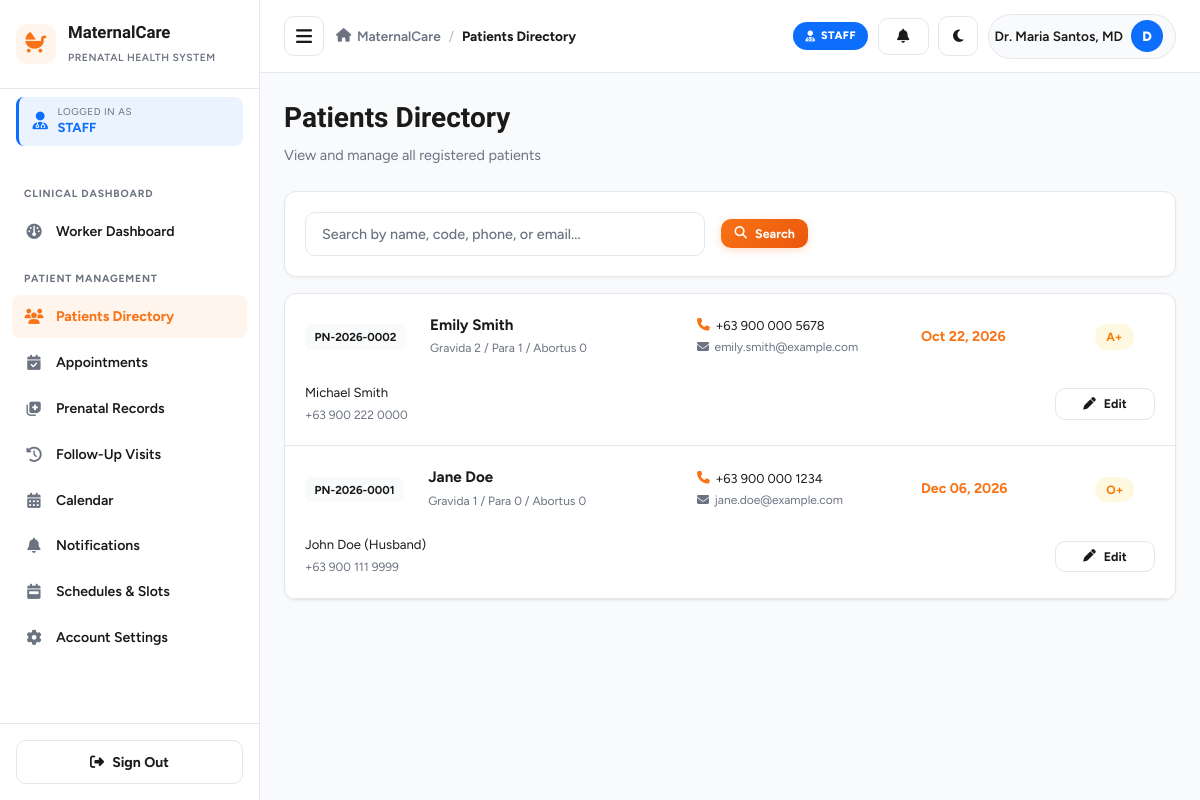
The page /worker/patients.php (signed in) on the database its author committed.
### tables this page shows
CREATE TABLE IF NOT EXISTS `patients` (
    `id` INT AUTO_INCREMENT PRIMARY KEY,
    `user_id` INT NOT NULL,
    `patient_code` VARCHAR(20) NOT NULL UNIQUE,
    `dob` DATE DEFAULT NULL,
    `address` TEXT DEFAULT NULL,
    `blood_type` VARCHAR(5) DEFAULT 'A+',
    `emergency_contact_name` VARCHAR(100) DEFAULT NULL,
    `emergency_contact_phone` VARCHAR(20) DEFAULT NULL,
    `lmp` DATE DEFAULT NULL,
    `edd` DATE DEFAULT NULL,
    `gravida` INT DEFAULT 1,
    `para` INT DEFAULT 0,
    `abortus` INT DEFAULT 0,
    `medical_history` TEXT DEFAULT NULL,
    `created_at` TIMESTAMP DEFAULT CURRENT_TIMESTAMP,
    FOREIGN KEY (`user_id`) REFERENCES `users`(`id`) ON DELETE CASCADE
);

CREATE TABLE IF NOT EXISTS `users` (
    `id` INT AUTO_INCREMENT PRIMARY KEY,
    `username` VARCHAR(50) NOT NULL UNIQUE,
    `email` VARCHAR(100) NOT NULL UNIQUE,
    `password` VARCHAR(255) NOT NULL,
    `role` ENUM('patient', 'healthcare_worker', 'admin') NOT NULL DEFAULT 'patient',
    `full_name` VARCHAR(100) NOT NULL,
    `phone` VARCHAR(20) DEFAULT NULL,
    `status` ENUM('active', 'inactive', 'archived') NOT NULL DEFAULT 'active',
    `address` TEXT DEFAULT NULL,
    `avatar` VARCHAR(255) DEFAULT NULL,
    `room` VARCHAR(100) DEFAULT NULL,
    `deleted_at` TIMESTAMP NULL DEFAULT NULL,
    `created_at` TIMESTAMP DEFAULT CURRENT_TIMESTAMP,
    `updated_at` TIMESTAMP DEFAULT CURRENT_TIMESTAMP ON UPDATE CURRENT_TIMESTAMP
);

### config/config.php (called while the page is built, shortened)
<?php
function sanitize($data) {
    return htmlspecialchars(trim((string)$data), ENT_QUOTES, 'UTF-8');
}
function formatDate($dateStr, $format = 'M d, Y') {
    return date($format, strtotime($dateStr));
}

### worker/patients.php (the view, shortened to what this page needs)
<?php
require_once __DIR__ . '/../config/config.php';
$searchQuery = trim($_GET['search'] ?? '');
try {
    $db = getDB();
    $sql = "SELECT p.*, u.full_name as patient_name, u.phone, u.email
            FROM patients p
            JOIN users u ON p.user_id = u.id
            WHERE 1=1";
    $params = [];
    $sql .= " ORDER BY u.full_name ASC";
    $stmt = $db->prepare($sql);
    $stmt->execute($params);
    $patients = $stmt->fetchAll();
} catch (Exception $e) {
    die("Error loading patients: " . $e->getMessage());
}
include __DIR__ . '/../includes/header.php';
?>
<div class="page-header">
    <div class="page-title">
        <h1>Patients Directory</h1>
        <p>View and manage all registered patients</p>
    </div>
</div>
<div class="dashboard-card" style="padding: 1.25rem;">
    <form method="GET" action="" style="display:flex; gap:1rem; flex-wrap:wrap; align-items:center;">
        <input type="text" name="search" class="form-control" style="max-width:400px;"
               placeholder="Search by name, code, phone, or email..."
               value="<?php echo sanitize($searchQuery); ?>">
        <button type="submit" class="btn btn-primary btn-sm">
            <i class="fa-solid fa-search"></i> Search
        </button>
    </form>
</div>
<div class="dashboard-card" style="padding: 0; overflow: hidden; margin-top: 1rem;">
    <?php if (count($patients) > 0): ?>
        <?php foreach ($patients as $p): ?>
            <div style="padding: 1.25rem; border-bottom: 1px solid var(--border-color); display: flex; align-items: center; gap: 1.5rem; flex-wrap: wrap;">
                <div style="min-width: 90px;">
                    <span style="background: var(--bg-body); padding: 0.35rem 0.6rem; border-radius: 6px; font-size: 0.72rem; font-weight: 700;">
                        <?php echo sanitize($p['patient_code']); ?>
                    </span>
                </div>
                <div style="min-width: 200px; flex: 1;">
                    <strong style="font-size: 0.95rem; display: block;">
                        <?php echo sanitize($p['patient_name']); ?>
                    </strong>
                    <small class="text-muted" style="font-size: 0.75rem;">
                        Gravida <?php echo (int)($p['gravida'] ?? 1); ?> /
                        Para <?php echo (int)($p['para'] ?? 0); ?> /
                        Abortus <?php echo (int)($p['abortus'] ?? 0); ?>
                    </small>
                </div>
                <div style="min-width: 200px;">
                    <small style="display: flex; align-items: center; gap: 0.35rem; font-size: 0.8rem;">
                        <i class="fa-solid fa-phone text-primary"></i>
                        <?php echo sanitize($p['phone'] ?? 'N/A'); ?>
                    </small>
                    <small class="text-muted" style="display: flex; align-items: center; gap: 0.35rem; font-size: 0.75rem; margin-top: 0.2rem;">
                        <i class="fa-solid fa-envelope"></i>
                        <?php echo sanitize($p['email'] ?? 'N/A'); ?>
                    </small>
                </div>
                <div style="min-width: 150px;">
                    <strong style="color: var(--primary); font-size: 0.88rem; display: block;">
                        <?php echo !empty($p['edd']) ? formatDate($p['edd']) : 'N/A'; ?>
                    </strong>
                </div>
                <div style="min-width: 60px;">
                    <span style="background: #fff8e1; color: #f57c00; padding: 0.35rem 0.7rem; border-radius: 12px; font-size: 0.75rem; font-weight: 700;">
                        <?php echo sanitize($p['blood_type'] ?? 'N/A'); ?>
                    </span>
                </div>
                <div style="min-width: 180px;">
                    <small style="display: block; font-size: 0.82rem;">
                        <?php echo sanitize($p['emergency_contact_name'] ?? 'N/A'); ?>
                    </small>
                    <small class="text-muted" style="font-size: 0.75rem;">
                        <?php echo sanitize($p['emergency_contact_phone'] ?? ''); ?>
                    </small>
                </div>
                <div style="margin-left: auto;">
                    <button type="button" class="btn btn-outline btn-sm js-edit-patient" style="min-width: 100px;"
                        data-patient='<?php echo htmlspecialchars(json_encode($p, JSON_HEX_APOS | JSON_HEX_QUOT), ENT_QUOTES, "UTF-8"); ?>'>
                        <i class="fa-solid fa-pen"></i> Edit
                    </button>
                </div>
            </div>
        <?php endforeach; ?>
    <?php endif; ?>
</div>
<?php include __DIR__ . '/../includes/footer.php'; ?>

### assets/css/style.css (style rules this page uses)
:root { --primary: #f97316; --primary-dark: #ea580c; --primary-light: #fff5ed; --success: #10b981; --warning: #f59e0b; --danger: #dc3545; --info: #0d6efd; --bg-body: #f8fafc; --surface: #ffffff; --text-dark: #1a1a1a; --text-muted: #6b7280; --border-color: #e5e7eb; --radius-sm: 8px; --radius-md: 12px; --radius-lg: 16px; --shadow-sm: 0 1px 3px rgba(0, 0, 0, 0.05); --shadow-md: 0 4px 12px rgba(0, 0, 0, 0.08); --shadow-lg: 0 10px 30px rgba(0, 0, 0, 0.12); --transition: all 0.25s ease; --sidebar-width: 260px; }
* { margin: 0; padding: 0; box-sizing: border-box; }
html, body { max-width: 100%; overflow-x: hidden; }
body { font-family: 'Figtree', -apple-system, BlinkMacSystemFont, 'Segoe UI', sans-serif; background: var(--bg-body); color: var(--text-dark); line-height: 1.5; font-size: 15px; transition: background 0.3s ease, color 0.3s ease; }
h1, h2, h3, h4, h5, h6 { font-family: 'Bricolage Grotesque', 'Figtree', sans-serif; font-weight: 700; color: var(--text-dark); }
.page-header { display: flex; justify-content: space-between; align-items: flex-start; gap: 1rem; margin-bottom: 1.5rem; flex-wrap: wrap; }
.page-header h1 { font-size: 1.75rem; margin-bottom: 0.35rem; }
.page-header p { color: var(--text-muted); font-size: 0.9rem; }
.dashboard-card { background: var(--surface); border: 1px solid var(--border-color); border-radius: var(--radius-md); padding: 1.5rem; box-shadow: var(--shadow-sm); transition: background 0.3s ease, border-color 0.3s ease; }
.form-control { width: 100%; padding: 0.75rem 1rem; border: 1.5px solid var(--border-color); border-radius: 10px; background: var(--surface); color: var(--text-dark); font-family: inherit; font-size: 0.9rem; font-weight: 500; transition: var(--transition); outline: none; }
.form-control::placeholder { color: var(--text-muted); }
.btn { display: inline-flex; align-items: center; justify-content: center; gap: 0.5rem; padding: 0.65rem 1.15rem; border-radius: 10px; border: none; font-family: inherit; font-size: 0.88rem; font-weight: 700; cursor: pointer; transition: var(--transition); text-decoration: none; white-space: nowrap; }
.btn-primary { background: linear-gradient(135deg, #f97316 0%, #ea580c 100%); color: #fff; box-shadow: 0 2px 8px rgba(249, 115, 22, 0.25); }
.btn-outline { background: transparent; color: var(--text-dark); border: 1.5px solid var(--border-color); }
.btn-sm { padding: 0.45rem 0.85rem; font-size: 0.78rem; }
.text-muted { color: var(--text-muted); }
.text-primary { color: var(--primary); }

### rows shown on the page
patients: patient_code "PN-2026-0002", user.full_name "Emily Smith", gravida "2", para "1", abortus "0", user.phone "+63 900 000 5678", user.email "emily.smith@example.com", edd "Oct 22, 2026", blood_type "A+", emergency_contact_name "Michael Smith", emergency_contact_phone "+63 900 222 0000"
patients: patient_code "PN-2026-0001", user.full_name "Jane Doe", gravida "1", para "0", abortus "0", user.phone "+63 900 000 1234", user.email "jane.doe@example.com", edd "Dec 06, 2026", blood_type "O+", emergency_contact_name "John Doe (Husband)", emergency_contact_phone "+63 900 111 9999"

### other values the page prints
$role['label'] "STAFF"
$item['section'] "CLINICAL DASHBOARD"
$item['label'] "Worker Dashboard"
$item['section'] "PATIENT MANAGEMENT"
$item['label'] "Patients Directory"
$item['label'] "Appointments"
$item['label'] "Prenatal Records"
$item['label'] "Follow-Up Visits"
$item['label'] "Calendar"
$item['label'] "Notifications"
$item['label'] "Schedules & Slots"
$item['label'] "Account Settings"
$pageTitle "Patients Directory"
$currentName "Dr. Maria Santos, MD"
$userInitial "D"
